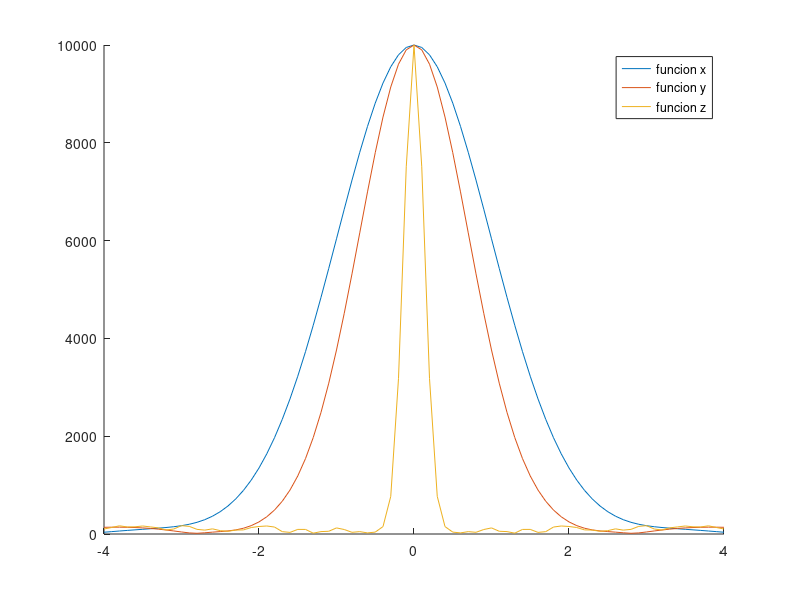
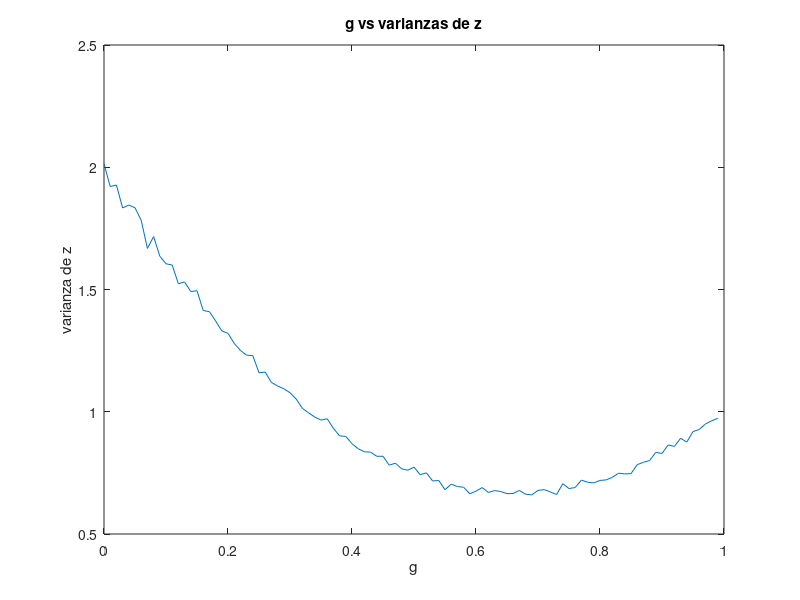

Write the MATLAB code that produced these figures, in order. (Note: this script raises an error after producing the figures.)

u=5; %media
v_1=sqrt(1); %varianza 1
v_2=sqrt(2); %varianza 2
m_exp=0;
v_exp=0;
g=5;


x_1=normrnd(u,v_1,[10000,1]);
y_1=normrnd(u,v_2,[10000,1]);
z=x_1+(1-g)*(y_1-x_1);
m_exp=m_exp+mean(z);
v_exp=v_exp+var(z);


mu=m_exp;
var_1=v_exp;
disp(['Encontrar la media y la varianza']);
disp(['la media es: ',num2str(mu)]);
disp(['la varianza es: ',num2str(var_1)]);


s=-5:0.1:5;
s=-4:0.1:4;
fi_x=exp(j*s.*x_1);
fi_y=exp(j*s.*y_1);

fi_x=sum(fi_x,1);
fi_y=sum(fi_y,1);


fi_z = exp(j*s.*z);
fi_z=sum(fi_z,1);

fig1=figure
hold on
plot(s,abs(fi_x))
plot(s,abs(fi_y))
plot(s,abs(fi_z))
legend("funcion x","funcion y","funcion z")
hold off

%g minima
v_min=100;
v_intento=0;
g_min=0;
g=0;
c=1;

while g<=1

v_exp=0;

x_2=normrnd(u,v_1,[10000,1]);
y_2=normrnd(u,v_2,[10000,1]);
z=x_2+(1-g)*(y_2-x_2);
v_exp=var(z);

v_s(c)=v_exp;
g_s(c)=g;
g=g+0.01;
c=c+1;

end

v_min=min(v_s);
p=find(v_s==v_min);
g_min=g_s(p);
fig2=figure
plot(g_s,v_s);
title('g vs varianzas de z')
xlabel('g')
ylabel('varianza de z')
z=x_2+(1-g_min)*(y_2-x_2);

disp(['Encontrar la g para la varianza minima de z']);
disp(['El valor de g para la minima varianza es: ',num2str(g_min)]);

var_x=(v_1)^2;
var_y=2*(var_x);




disp(['Ordenar las varianzas de menor a mayor']);
disp(['Varianza de x: ',num2str(var_x)]);
disp(['Varianza de y: ',num2str(var_y)]);
disp(['Varianza de z: ',num2str(v_min)]);


fig3=figure
% Create plots.
t = tiledlayout(3,1);

ax1 = nexttile;
hist(x_1)
title(ax1,'Varianza de x')
xlim([-6 8]);

ax2 = nexttile;
hist(y_1)
title(ax2,'Varianza de y')
xlim([-6 8]);

ax3 = nexttile;
hist(z)
title(ax3,'Varianza de z')
xlim([-6 8]);

valores=[var_x,var_y,v_min];
ordenados=sort(valores)
